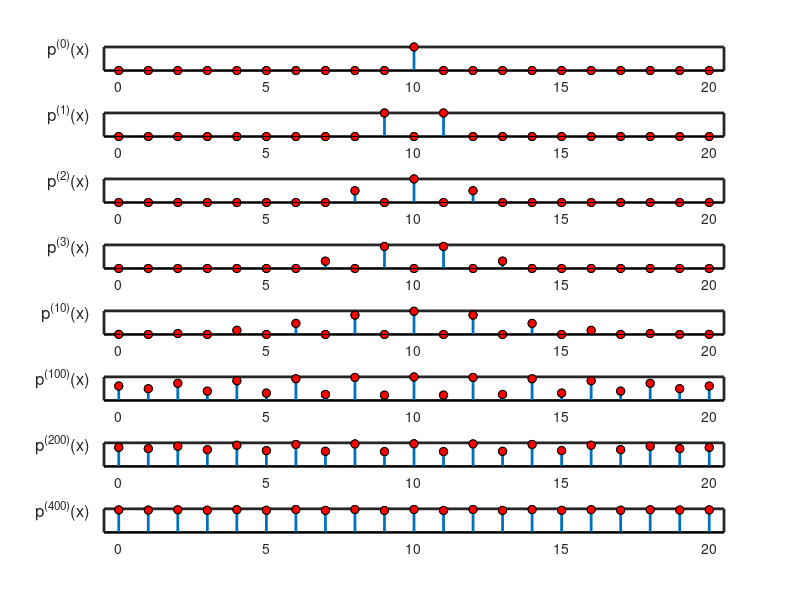

Write MATLAB code to recreate this figure. (Note: this script raises an error after producing the figure.)
%% Perform a random walk on the integers 0:20
% Visualize the probability of the the states for various time steps,
% and different initial conditions.
%%
function randomWalk0to20Demo
T = diag(repmat(0.5, 1, 20), -1) + diag(repmat(0.5, 1, 20), 1);
T(1, 1) = 0.5; T(21, 21) = 0.5;
plotPoints = [1, 2, 3, 10, 100, 200, 400];
sp = @(x)subplot(numel(plotPoints)+1, 1, x+1);
p0_a = zeros(1,21);  p0_a(11) = 1;
p0_b = zeros(1,21);  p0_b(18) = 1;
p0 = {p0_a, p0_b};
for i=1:numel(p0)
    figure; hold on;
    sp(0); stemPlot(p0{i},0);
    for j=1:numel(plotPoints)
        N = plotPoints(j);
        sp(j);
        stemPlot(p0{i}*(T^N),N);
    end
    set(gcf,'Position',[sub(get(gcf,'Position'),1),50,sub(get(gcf,'Position'),3), sub(get(0,'ScreenSize'),4)-125]);
    x0 = find(p0{i})-1;
    suptitle(sprintf('Initial Condition X_0 = %d',x0),12);
    printPmtkFigure(sprintf('randomWalk%d', x0));
    %%
end
%%
    function stemPlot(pn,titleNum)
        h = stem(pn); hold on;
        set(h,'MarkerFaceColor', 'red', 'MarkerEdgeColor', 'black', 'LineWidth',2);
        h = stem(pn);
        set(h,'MarkerFaceColor', 'red', 'MarkerEdgeColor', 'black', 'LineWidth', 2, 'LineStyle', 'none');
        ylabel(sprintf('p^{(%d)}(x)', titleNum), 'FontSize', 12, 'Rotation', 0, 'HorizontalAlignment', 'right');
        set(gca,'YTick', [], 'LineWidth', 2, 'TickLength', [0,0], 'XLim', [0.5,21.5], 'XTick', 1:5:21, 'XTickLabel', {'0','5','10','15','20'});
    end
end